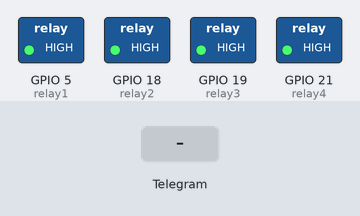
The sketch below on a simulated ESP32. Parts: switched loads named in the sketch (green lamp = pin HIGH). The test bench sets the inputs (shaded band). WiFi joins after 1.5 s; servers stay silent unless stated; what the sketch prints to the serial monitor is not drawn.

Above: at 3.0 s.
3.1 s: Telegram message "/relay1_on" received
At 4.6 s:
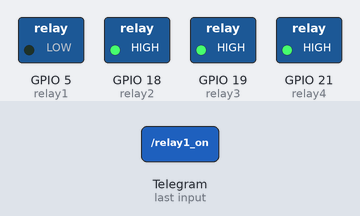
4.9 s: Telegram message "/relay2_on" received
At 6.3 s:
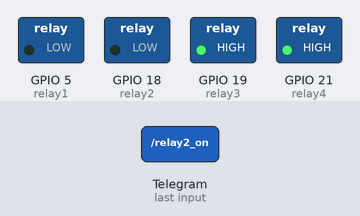
6.8 s: Telegram message "/relay1_off" received
At 7.7 s:
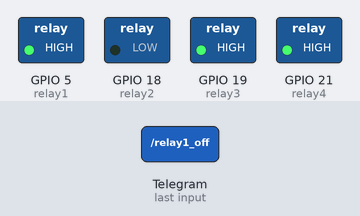
8.7 s: Telegram message "/relay3_on" received
At 10.3 s:
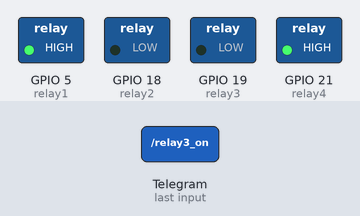
10.6 s: Telegram message "/relay2_off" received
At 11.8 s:
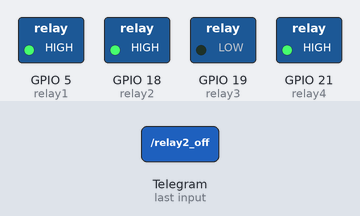
12.5 s: Telegram message "/relay4_on" received
At 13.3 s:
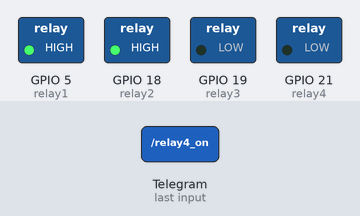
Timing chart, 0 to 15.4 s (numbered marks = the images above; inputs shaded):
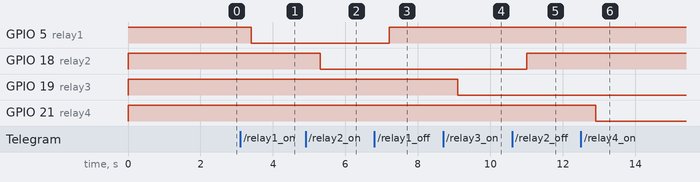

Measured:
- after the input at 3.1 s, GPIO 5 (relay1): HIGH → LOW after 0.30 s
- after the input at 4.9 s, GPIO 18 (relay2): HIGH → LOW after 0.40 s
- after the input at 6.8 s, GPIO 5 (relay1): LOW → HIGH after 0.40 s
- after the input at 8.7 s, GPIO 19 (relay3): HIGH → LOW after 0.40 s
- after the input at 10.6 s, GPIO 18 (relay2): LOW → HIGH after 0.40 s
- after the input at 12.5 s, GPIO 21 (relay4): HIGH → LOW after 0.40 s

The sketch:

HOME_AUTOMATION_USING_TELEGRAM_BOT.ino
```cpp
#include <WiFi.h>
#include <WiFiClientSecure.h>
#include <UniversalTelegramBot.h>
#include <ArduinoJson.h>


// WiFi credentials
const char* ssid = "homeiot";
const char* password = "homeiot123";

// Telegram BOT Token
#define BOTtoken "8791037401:AAHKW7yHbrAnMtFpcfA89spgr3SH-GvN5Ow"

// Chat ID
#define CHAT_ID "1557169121"

WiFiClientSecure client;
UniversalTelegramBot bot(BOTtoken, client);

// Relay Pins
int relay1 = 5;
int relay2 = 18;
int relay3 = 19;
int relay4 = 21;

void setup() {
  Serial.begin(115200);

  pinMode(relay1, OUTPUT);
  pinMode(relay2, OUTPUT);
  pinMode(relay3, OUTPUT);
  pinMode(relay4, OUTPUT);

  // Initially OFF (Relay active LOW)
  digitalWrite(relay1, HIGH);
  digitalWrite(relay2, HIGH);
  digitalWrite(relay3, HIGH);
  digitalWrite(relay4, HIGH);

  WiFi.begin(ssid, password);
  Serial.print("Connecting to WiFi");

  while (WiFi.status() != WL_CONNECTED) {
    delay(500);
    Serial.print(".");
  }

  Serial.println("\nConnected!");

  client.setInsecure(); // Required for HTTPS

  bot.sendMessage(CHAT_ID, "🤖 Home Automation Bot Started", "");
}

void handleNewMessages(int numNewMessages) {
  for (int i = 0; i < numNewMessages; i++) {

    String text = bot.messages[i].text;
    String chat_id = bot.messages[i].chat_id;

    if (chat_id != CHAT_ID) {
      bot.sendMessage(chat_id, "Unauthorized user", "");
      continue;
    }

    // Relay 1
    if (text == "/relay1_on") {
      digitalWrite(relay1, LOW);
      bot.sendMessage(chat_id, "Relay 1 ON", "");
    }
    if (text == "/relay1_off") {
      digitalWrite(relay1, HIGH);
      bot.sendMessage(chat_id, "Relay 1 OFF", "");
    }

    // Relay 2
    if (text == "/relay2_on") {
      digitalWrite(relay2, LOW);
      bot.sendMessage(chat_id, "Relay 2 ON", "");
    }
    if (text == "/relay2_off") {
      digitalWrite(relay2, HIGH);
      bot.sendMessage(chat_id, "Relay 2 OFF", "");
    }

    // Relay 3
    if (text == "/relay3_on") {
      digitalWrite(relay3, LOW);
      bot.sendMessage(chat_id, "Relay 3 ON", "");
    }
    if (text == "/relay3_off") {
      digitalWrite(relay3, HIGH);
      bot.sendMessage(chat_id, "Relay 3 OFF", "");
    }

    // Relay 4
    if (text == "/relay4_on") {
      digitalWrite(relay4, LOW);
      bot.sendMessage(chat_id, "Relay 4 ON", "");
    }
    if (text == "/relay4_off") {
      digitalWrite(relay4, HIGH);
      bot.sendMessage(chat_id, "Relay 4 OFF", "");
    }

    // Help Command
    if (text == "/start") {
      String welcome = "🏠 Home Automation Commands:\n\n";
      welcome += "/relay1_on\n/relay1_off\n";
      welcome += "/relay2_on\n/relay2_off\n";
      welcome += "/relay3_on\n/relay3_off\n";
      welcome += "/relay4_on\n/relay4_off\n";

      bot.sendMessage(chat_id, welcome, "");
    }
  }
}

void loop() {
  int numNewMessages = bot.getUpdates(bot.last_message_received + 1);

  while (numNewMessages) {
    handleNewMessages(numNewMessages);
    numNewMessages = bot.getUpdates(bot.last_message_received + 1);
  }

  delay(1000);
}
```
